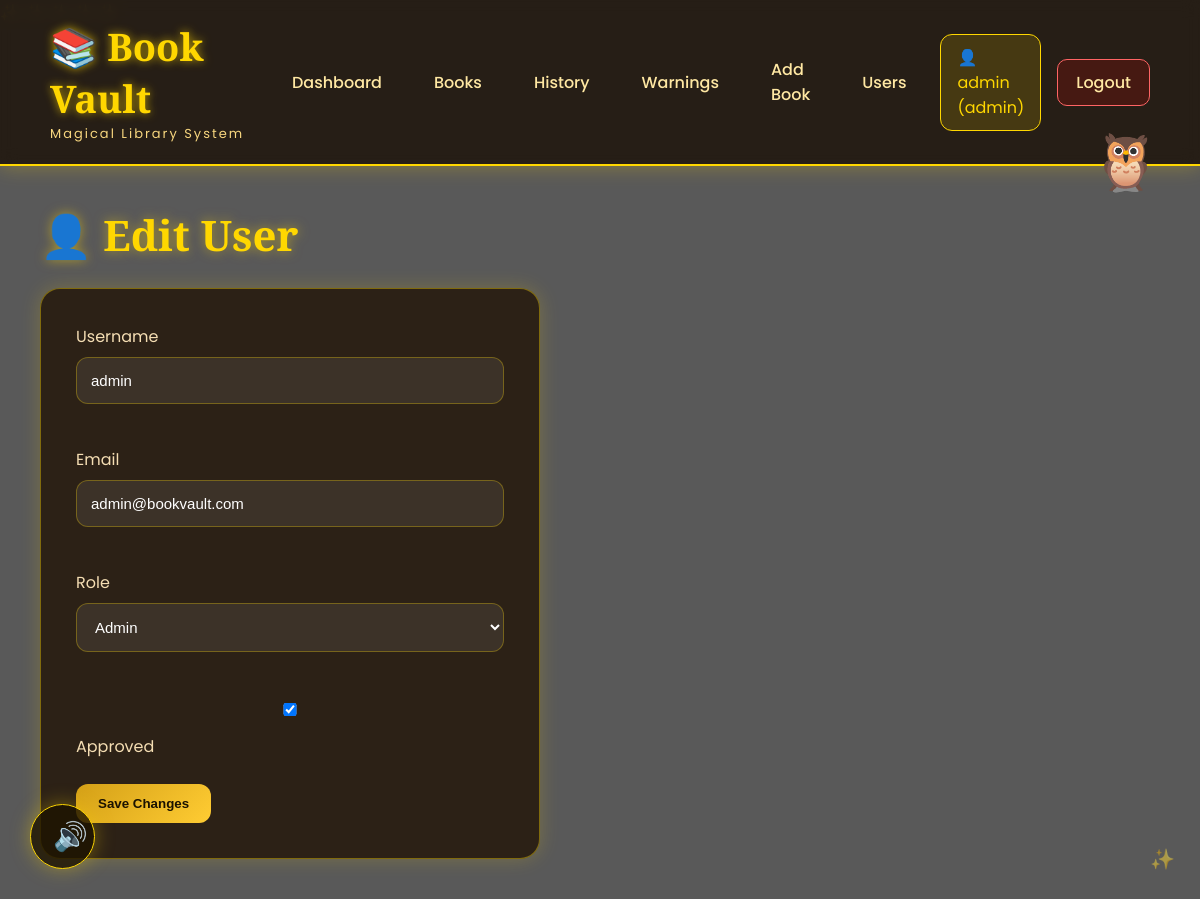
Page /edit-user/1 (signed in) on the committed database.
### models.py (models this page shows)
class User(db.Model):
    id = db.Column(db.Integer, primary_key=True)
    username = db.Column(db.String(100), unique=True, nullable=False)
    password = db.Column(db.String(100), nullable=False)
    email = db.Column(db.String(150), nullable=False)
    role = db.Column(db.String(30), default="member")
    approved = db.Column(db.Boolean, default=False)

### routes.py (the view, shortened to what this page needs)
    @app.route("/edit-user/<int:id>", methods=["GET", "POST"])
    def edit_user(id):
        if not is_admin_or_librarian():
            return "Access denied"
        user = User.query.get_or_404(id)
        return render_template(
            "edit_user.html",
            user=user
        )

### routes.py (called while the page is built)
def is_admin_or_librarian():
    return session.get("role") in ["admin", "librarian"]

### templates/edit_user.html (shortened to what this page needs)
{% extends "base.html" %}
{% block content %}
<h2>👤 Edit User</h2>
<form method="POST">
    <label>Username</label><br>
    <input type="text" name="username" value="{{ user.username }}" required><br><br>
    <label>Email</label><br>
    <input type="email" name="email" value="{{ user.email }}" required><br><br>
    {% if session.get('role') == 'admin' %}
    <label>Role</label><br>
    <select name="role">
        <option value="admin"
        {% if user.role == 'admin' %}
        selected
        {% endif %}
        >
        Admin
        </option>
    </select><br><br>
    {% else %}
    <p>
        <strong>Role:</strong>
        {{ user.role }}
    </p>
    {% endif %}
    <label>
        <input
            type="checkbox"
            name="approved"
            {% if user.approved %}
            checked
            {% endif %}
        >
        Approved
    </label>
    <br><br>
    <button type="submit">Save Changes</button>
</form>
{% endblock %}

### static/style.css (style rules this page uses)
* { margin: 0; padding: 0; box-sizing: border-box; }
body { font-family: 'Poppins', sans-serif; background-image: url('https://images.unsplash.com/photo-1507842217343-583bb7270b66?q=80&w=1920'); background-size: cover; background-position: center; background-attachment: fixed; min-height: 100vh; color: #f5deb3; overflow-x: hidden; }
form { background: rgba(30, 15, 0, 0.75); backdrop-filter: blur(10px); padding: 35px; border-radius: 20px; border: 1px solid rgba(255, 215, 0, 0.4); width: 500px; box-shadow: 0 0 20px rgba(255, 215, 0, 0.2); }
input, textarea, select { width: 100%; padding: 14px; margin-top: 8px; margin-bottom: 18px; background: rgba(255,255,255,0.08); border: 1px solid rgba(255,215,0,0.3); border-radius: 12px; color: white; font-size: 15px; }
input::placeholder, textarea::placeholder { color: #ddd; }
button, .button { background: linear-gradient(135deg, #d4a017, #ffcc33); color: #1a1200; border: none; padding: 12px 22px; border-radius: 12px; font-weight: bold; cursor: pointer; text-decoration: none; transition: 0.3s ease; display: inline-block; }
h2 { font-family: 'Cinzel', serif; color: gold; font-size: 42px; margin-bottom: 25px; text-shadow: 0 0 12px rgba(255, 215, 0, 0.5); }
body::after { content: "✨"; position: fixed; bottom: 25px; right: 25px; font-size: 20px; animation: sparkleTrail 1.2s infinite; opacity: 0.5; pointer-events: none; }

### rows in the picture
User: username "admin", email "admin@bookvault.com", role "Admin", approved "☑"

### other values in the picture
{{ session['user'] }} "admin"
{{ session['role'] }} "admin"
